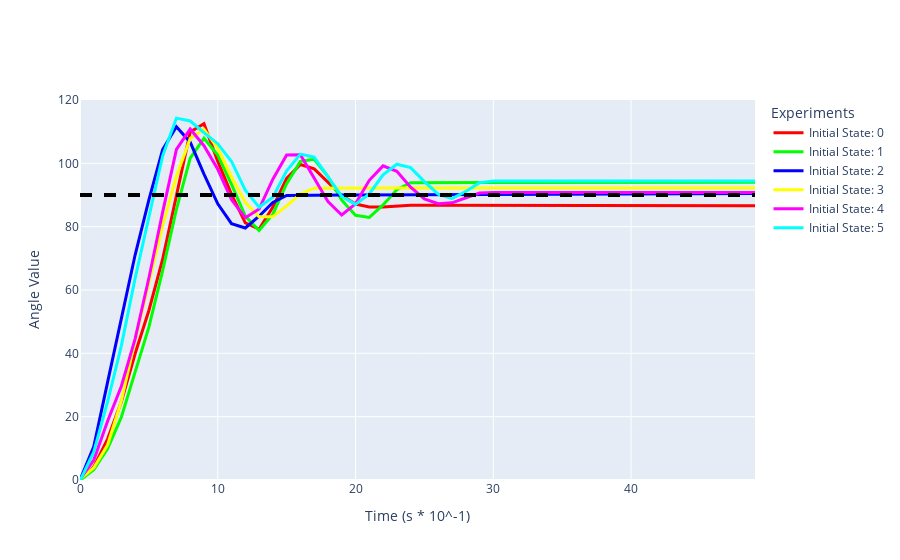

The cell this chart's notebook holds for it:
### Code cell
fig = go.Figure()
# colors = np.linspace(0, 1, len(best_rows_in_each_df))
# rgb_colors = [(50, 205, 50, 1) for _ in colors]
# # rgb_colors[-1] = (0, 0, 255, 1)
# rgb_color_strings = [f"rgba{color}" for color in rgb_colors]

# make the colors random with the same alpha value
# np.random.seed(0)
# colors = np.random.rand(len(best_rows_in_each_df), 3)
colors = [(255, 0, 0), (0, 255, 0), (0, 0, 255), (255, 255, 0), (255, 0, 255), (0, 255, 255)]
alphas = np.ones(len(best_rows_in_each_df))
rgb_colors = np.hstack([colors, alphas.reshape(-1, 1)])
rgb_color_strings = [f"rgba{tuple(color)}" for color in rgb_colors]

min_thickness = 3
max_thickness = 3
thicknesses = np.linspace(min_thickness, max_thickness, len(best_rows_in_each_df))


for i, row in best_rows_in_each_df.iterrows():
    # print(row['settling_time'])
    x = list(range(len(row["angle_values"])))
    y = eval(row["angle_values"])
    fig.add_trace(
        go.Scatter(
            x=x,
            y=y,
            mode="lines",
            line=dict(color=rgb_color_strings[i], width=thicknesses[i]),
            name=f'Initial State: {row["init_state"].split("_")[1]}',
        )
    )

fig.update_yaxes(range=[0, 120])

fig.add_shape(
    type="line",
    x0=0,
    x1=1,
    y0=90,
    y1=90,
    xref="paper",
    yref="y",
    line=dict(color="black", width=4, dash="dash"),
)

# Update layout
fig.update_layout(
    # title=f"DE Results",
    xaxis_title="Time (s * 10^-1)",
    yaxis_title="Angle Value",
    legend_title="Experiments",
    # template='plotly_dark'
)

### Figure 1 — Plotly figure (JSON) as saved in the notebook; plotly's stock layout.template omitted (floating-point values rounded to 4 significant figures; data arrays with more than 128 entries replaced by an {"elided": "..."} marker saying what was removed)
{"data": [{"line": {"color": "rgba(255.0, 0.0, 0.0, 1.0)", "width": 3}, "mode": "lines", "name": "Initial State: 0", "type": "scatter", "x": {"elided": "346 int values"}, "y": [0.14, 4.16, 12.91, 24.68, 39.86, 53.54, 69.73, 90.16, 109.9, 112.5, 100.6, 90.19, 81.19, 79.2, 86.2, 95.21, 99.61, 98.23, 93.95, 89.85, 87.13, 86.2, 86.21, 86.49, 86.78, 86.77, 86.77, 86.76, 86.76, 86.75, 86.75, 86.74, 86.73, 86.73, 86.72, 86.72, 86.71, 86.7, 86.7, 86.69, 86.69, 86.68, 86.68, 86.67, 86.67, 86.66, 86.66, 86.65, 86.65, 86.64]}, {"line": {"color": "rgba(0.0, 255.0, 0.0, 1.0)", "width": 3}, "mode": "lines", "name": "Initial State: 1", "type": "scatter", "x": {"elided": "348 int values"}, "y": [-0.11, 3.24, 9.89, 19.81, 34.05, 48.25, 66.09, 85.5, 101.6, 107.9, 102.6, 93.38, 83.33, 78.78, 83.97, 93.56, 100.6, 101.3, 95.85, 88.37, 83.6, 82.94, 86.85, 91.65, 93.86, 93.91, 93.92, 93.92, 93.93, 93.93, 93.94, 93.94, 93.95, 93.95, 93.95, 93.96, 93.96, 93.97, 93.97, 93.97, 93.97, 93.98, 93.98, 93.98, 93.99, 93.99, 93.99, 94, 94, 94.01]}, {"line": {"color": "rgba(0.0, 0.0, 255.0, 1.0)", "width": 3}, "mode": "lines", "name": "Initial State: 2", "type": "scatter", "x": {"elided": "349 int values"}, "y": [0.01, 10.57, 30.83, 51.15, 71.04, 88.44, 104.4, 111.6, 106.7, 96.61, 87.21, 80.93, 79.59, 83.31, 87.63, 89.84, 89.92, 89.94, 89.95, 89.97, 89.99, 90.01, 90.02, 90.04, 90.06, 90.08, 90.1, 90.11, 90.13, 90.15, 90.16, 90.18, 90.2, 90.22, 90.23, 90.25, 90.27, 90.28, 90.3, 90.32, 90.34, 90.35, 90.37, 90.39, 90.41, 90.43, 90.44, 90.46, 90.48, 90.49]}, {"line": {"color": "rgba(255.0, 255.0, 0.0, 1.0)", "width": 3}, "mode": "lines", "name": "Initial State: 3", "type": "scatter", "x": {"elided": "349 int values"}, "y": [0.29, 3.88, 11.03, 25, 44.07, 62.63, 80.36, 95.91, 107.9, 110.8, 104.8, 95.7, 87.71, 83.13, 83.14, 86.55, 90.34, 92.15, 92.21, 92.22, 92.22, 92.22, 92.22, 92.22, 92.22, 92.22, 92.22, 92.23, 92.23, 92.23, 92.23, 92.23, 92.23, 92.23, 92.23, 92.23, 92.24, 92.23, 92.23, 92.23, 92.23, 92.24, 92.23, 92.23, 92.23, 92.23, 92.24, 92.24, 92.24, 92.24]}, {"line": {"color": "rgba(255.0, 0.0, 255.0, 1.0)", "width": 3}, "mode": "lines", "name": "Initial State: 4", "type": "scatter", "x": {"elided": "345 int values"}, "y": [0.22, 6.31, 18.55, 29.6, 44.57, 63.78, 84.61, 104.4, 110.8, 105.6, 98.13, 88.48, 82.8, 85.56, 94.98, 102.6, 102.7, 95.49, 87.92, 83.69, 87.22, 94.64, 99.2, 97.49, 92.46, 88.77, 87.25, 87.52, 89.19, 90.63, 90.78, 90.78, 90.78, 90.79, 90.79, 90.79, 90.79, 90.79, 90.79, 90.79, 90.8, 90.8, 90.8, 90.81, 90.81, 90.81, 90.81, 90.81, 90.82, 90.82]}, {"line": {"color": "rgba(0.0, 255.0, 255.0, 1.0)", "width": 3}, "mode": "lines", "name": "Initial State: 5", "type": "scatter", "x": {"elided": "354 int values"}, "y": [-0.23, 8.86, 24.64, 42.36, 63.68, 83.33, 102.3, 114.3, 113.4, 109.7, 106.2, 100.6, 91.53, 86.15, 89.33, 97.62, 102.9, 102.0, 95.94, 89.59, 87.05, 90.32, 96.38, 99.73, 98.64, 94.22, 90.28, 88.84, 91.1, 93.91, 94.42, 94.42, 94.42, 94.43, 94.43, 94.43, 94.43, 94.43, 94.43, 94.43, 94.43, 94.44, 94.44, 94.44, 94.44, 94.45, 94.45, 94.45, 94.45, 94.45]}], "layout": {"legend": {"title": {"text": "Experiments"}}, "shapes": [{"line": {"color": "black", "dash": "dash", "width": 4}, "type": "line", "x0": 0, "x1": 1, "xref": "paper", "y0": 90, "y1": 90, "yref": "y"}], "xaxis": {"title": {"text": "Time (s * 10^-1)"}}, "yaxis": {"range": [0, 120], "title": {"text": "Angle Value"}}}}
